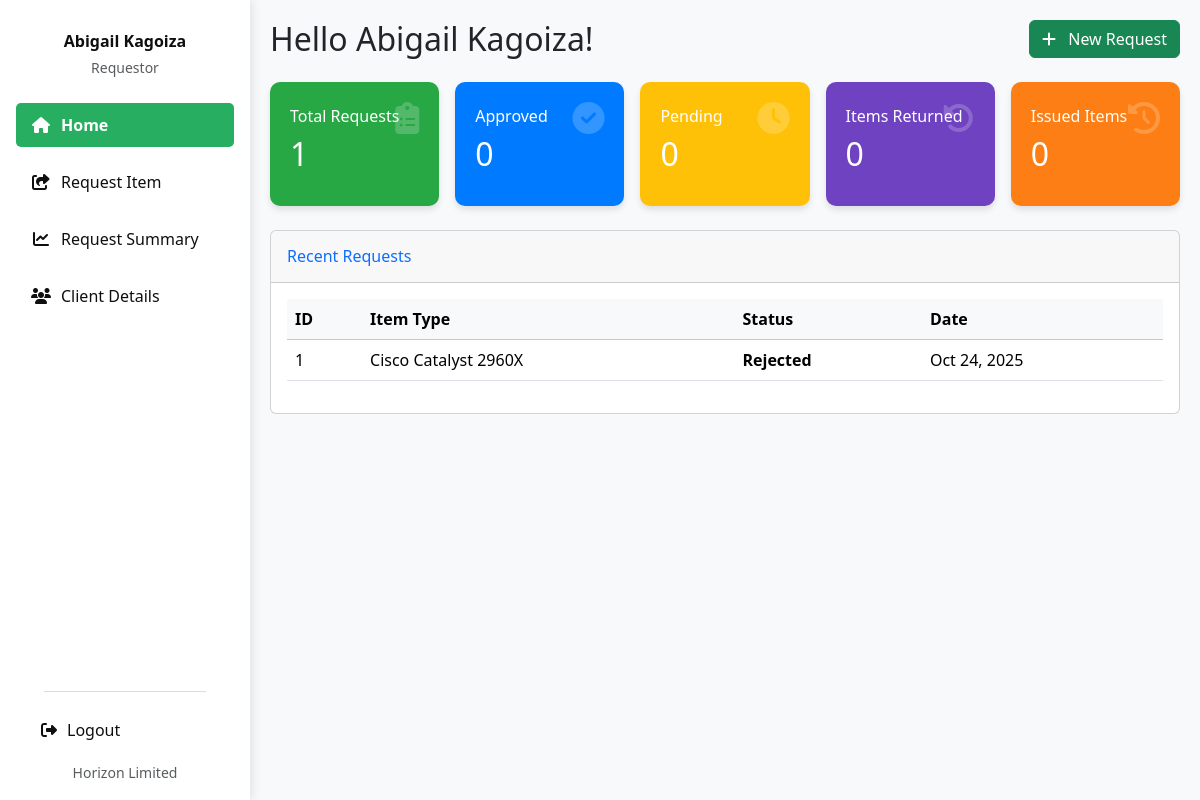
The page / (signed in) on the database as committed earlier.
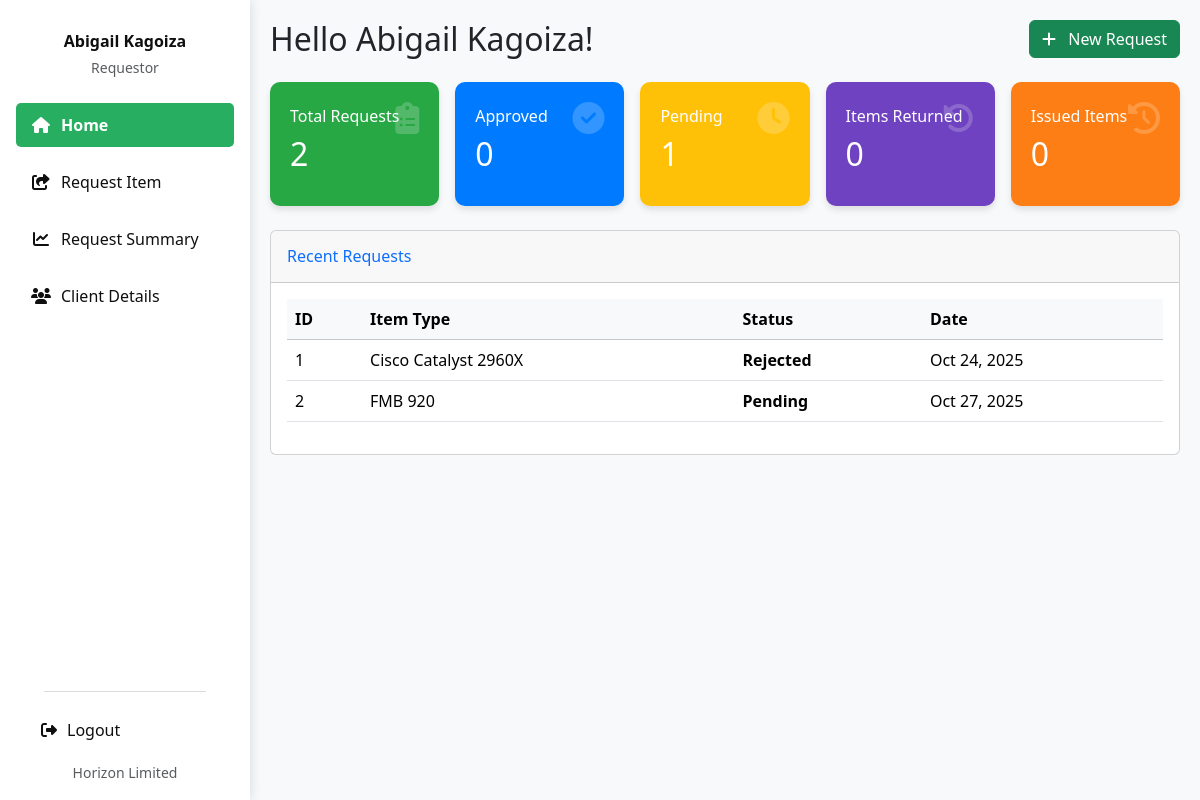
The same page on the database as committed later.
### invent/models.py (models this page shows, shortened)
class DeviceRequest(models.Model):
    device = models.ForeignKey(
        "Device", on_delete=models.CASCADE, related_name="requests"
    )
    imei_no = models.CharField(
        max_length=50, null=True, blank=True)  # existing — keep it
    imei_obj = models.ForeignKey(
        'DeviceIMEI',
        null=True,
        blank=True,
        on_delete=models.SET_NULL,
        related_name='device_requests'
    )
    requestor = models.ForeignKey(
        User, on_delete=models.CASCADE, related_name="device_requests"
    )
    client = models.ForeignKey(
        "Client",
        on_delete=models.CASCADE,
        related_name="client_requests",
        null=True,
        blank=True
    )
    branch = models.ForeignKey(
        Branch, on_delete=models.SET_NULL, null=True, blank=True, related_name="requests"
    )
    country = models.ForeignKey(
        Country, on_delete=models.SET_NULL, null=True, blank=True
    )
    imei_no = models.CharField(max_length=50, null=True, blank=True)  # ✅ NEW
    quantity = models.PositiveIntegerField(default=1)
    reason = models.TextField(blank=True, null=True)
    application_date = models.DateField(default=timezone.now)
    STATUS_CHOICES = [
        ('Pending', 'Pending'),
        ('Approved', 'Approved'),
        ('Issued', 'Issued'),
        ('Rejected', 'Rejected'),
        ('Cancelled', 'Cancelled'),
        ('Partially Returned', 'Partially Returned'),
        ('Fully Returned', 'Fully Returned'),
    ]
    status = models.CharField(
        max_length=20, choices=STATUS_CHOICES, default='Pending'
    )
    date_requested = models.DateTimeField(auto_now_add=True)
    date_issued = models.DateTimeField(null=True, blank=True)
    returned_quantity = models.PositiveIntegerField(default=0)
    _original_status = None
    def __init__(self, *args, **kwargs):
        super().__init__(*args, **kwargs)
        self._original_status = self.status

class Device(models.Model):
    STATUS_CHOICES = (
        ('available', 'Available'),
        ('issued', 'Issued'),
        ('returned', 'Returned'),
        ('faulty', 'Faulty'),
    )
    name = models.CharField(max_length=255)
    oem = models.ForeignKey(
        OEM,
        on_delete=models.SET_NULL,
        null=True,
        blank=False,
        related_name='devices'
    )
    product_id = models.CharField(max_length=30, blank=True)
    total_quantity = models.PositiveIntegerField(default=1)
    quantity_issued = models.PositiveIntegerField(default=0)
    imei_no = models.CharField(
        max_length=50, unique=True, null=True, blank=True)
    serial_no = models.CharField(
        max_length=50, unique=True, null=True, blank=True)
    mac_address = models.CharField(
        max_length=50, unique=True, null=True, blank=True)
    category = models.CharField(
        max_length=100, blank=True, help_text="e.g. Laptop or Router")
    manufacturer = models.CharField(max_length=100, blank=True)
    description = models.TextField(blank=True)
    selling_price = models.DecimalField(
        max_digits=10, decimal_places=2, null=True, blank=True)
    currency = models.CharField(
        max_length=10, choices=CURRENCY_CHOICES, default='USD')
    branch = models.ForeignKey(
        Branch, on_delete=models.SET_NULL, null=True, blank=True)
    country = models.ForeignKey(
        Country, on_delete=models.SET_NULL, null=True, blank=True)
    status = models.CharField(
        max_length=20, choices=STATUS_CHOICES, default='available')
    class Meta:
        permissions = [
            ("can_issue_item", "Can issue device to client"),
            ("can_return_item", "Can record device returns"),
        ]

### invent/views.py (the view)
# urls.py: path('', views.requestor_dashboard, name='requestor_dashboard'),
@login_required
def requestor_dashboard(request):
    user_requests = DeviceRequest.objects.filter(
        requestor=request.user).order_by('id')
    labeled_requests = []
    total_requests_count = user_requests.count()
    for idx, req in enumerate(user_requests, start=1):
        label = total_requests_count - idx + 1
        req.label_id = label
        labeled_requests.append(req)
    device_summary = (
        user_requests
        .values('device__imei_no')
        .annotate(
            total_requested=Count('id'),
            total_approved=Count('id', filter=Q(status='Approved')),
            total_pending=Count('id', filter=Q(status='Pending')),
            total_issued=Count('id', filter=Q(status='Issued')),
            total_fully_returned=Count(
                'id', filter=Q(status='Fully Returned')),
            total_partially_returned=Count(
                'id', filter=Q(status='Partially Returned')),
        )
        .order_by('device__imei_no')
    )
    context = {
        'requests': labeled_requests,
        'total_requests': user_requests.count(),
        'approved_count': user_requests.filter(status='Approved').count(),
        'pending_count': user_requests.filter(status='Pending').count(),
        'issued_count': user_requests.filter(status='Issued').count(),
        'fully_returned_count': user_requests.filter(status='Fully Returned').count(),
        'partially_returned_count': user_requests.filter(status='Partially Returned').count(),
        'device_summary': device_summary,
    }
    return render(request, 'invent/requestor_dashboard.html', context)

### invent/context_processors.py (called while the page is built)
def pending_requests_count(request):
    count = 0  # Default to 0
    if request.user.is_authenticated:
        if request.user.has_perm('invent.can_issue_device'):
            count = DeviceRequest.objects.filter(status='Pending').count()
    return {'pending_requests_count_for_sidebar': count}

def user_branch(request):
    branch = None
    try:
        if request.user.is_authenticated:
            profile = getattr(request.user, 'profile', None)
            branch = getattr(profile, 'branch', None)
    except Exception:
        branch = None
    return {'user_branch': branch}

### invent/templates/invent/requestor_dashboard.html (shortened to what the changed rows need)
<!DOCTYPE html>
<html lang="en">
<head>
  <link href="https://cdn.jsdelivr.net/npm/bootstrap@5.3.3/dist/css/bootstrap.min.css" rel="stylesheet">
  <link href="https://cdnjs.cloudflare.com/ajax/libs/font-awesome/6.4.0/css/all.min.css" rel="stylesheet">
  <link rel="stylesheet" href="https://cdnjs.cloudflare.com/ajax/libs/animate.css/4.1.1/animate.min.css"/>
</head>
<body>
<div class="d-flex">
  <main class="main-content w-100">
    {% block main_content %}
    <div class="d-flex justify-content-between align-items-center mb-4 flex-wrap">
      <h2 class="greeting mb-3 mb-md-0 animate__animated animate__fadeInLeft">
        Hello {{ user.first_name|default:user.username }}!
      </h2>
    </div>
    <div class="row g-3 mb-4">
      <div class="col-12 col-sm-6 col-lg-4 col-xl-2 custom-width">
        <div class="summary-card card-total">
          <div class="card-body">
            <h6>Total Requests</h6>
            <h2>{{ total_requests }}</h2>
            <i class="fas fa-clipboard-list card-icon"></i>
          </div>
        </div>
      </div>
      <div class="col-12 col-sm-6 col-lg-4 col-xl-2 custom-width">
        <div class="summary-card card-approved">
          <div class="card-body">
            <h2>{{ approved_count }}</h2>
          </div>
        </div>
      </div>
      <div class="col-12 col-sm-6 col-lg-4 col-xl-2 custom-width">
        <div class="summary-card card-pending">
          <div class="card-body">
            <h6>Pending</h6>
            <h2>{{ pending_count }}</h2>
            <i class="fas fa-clock card-icon"></i>
          </div>
        </div>
      </div>
      <div class="col-12 col-sm-6 col-lg-4 col-xl-2 custom-width">
        <div class="summary-card card-returned">
          <div class="card-body">
            <h2>{{ fully_returned_count }}</h2>
          </div>
        </div>
      </div>
      <div class="col-12 col-sm-6 col-lg-4 col-xl-2 custom-width">
        <div class="summary-card card-partial">
          <div class="card-body">
            <h2>{{ issued_count }}</h2>
          </div>
        </div>
      </div>
    </div>
    <div class="card data-table">
      <div class="card-body table-responsive">
        <table class="table table-hover">
          <thead class="table-light">
            <tr>
              <th>ID</th>
              <th>Item Type</th>
              <th>Status</th>
              <th>Date</th>
            </tr>
          </thead>
          <tbody>
            {% for req in requests %}
              <tr>
                <td>{{ forloop.counter }}</td>
                <td>{{ req.device.name }}</td>
                <td>
                  <span class="fw-semibold">{{ req.status }}</span>
                </td>
                <td>{{ req.date_requested|date:"M d, Y" }}</td>
              </tr>
            {% endfor %}
          </tbody>
        </table>
      </div>
    </div>
    {% endblock main_content %}
  </main>
</div>
</body>
</html>

Rows that differ between the two databases and show on the page:
added DeviceRequest: device.name "FMB 920", status "Pending", date_requested "Oct 27, 2025"
Other text that changed with them:
{{ total_requests }}: "1" → "2"
{{ pending_count }}: "0" → "1"
